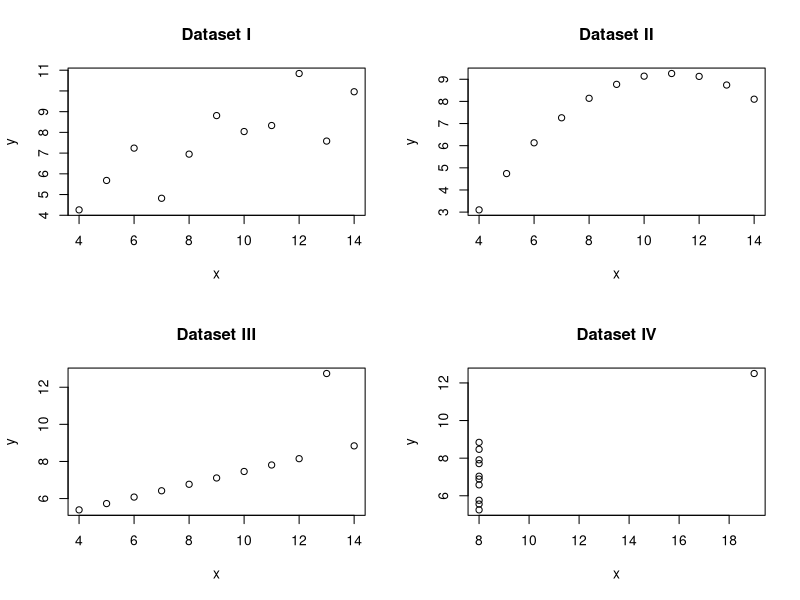

Recreate this plot in R.
## ---- chunk 1
knitr::kable(anscombe)
## ---- chunk 2
# 평균 계산
lapply(anscombe, mean)

# 분산 계산
lapply(anscombe, var)
## ---- chunk 3
cor(anscombe)
## ---- chunk 4
par(mfrow = c(2, 2)) # 그래프를 2x2 그리드로 배치

# 첫 번째 그래프
plot(anscombe$x1, anscombe$y1, main = "Dataset I",
     xlab = "x", ylab = "y")

# 두 번째 그래프
plot(anscombe$x2, anscombe$y2, main = "Dataset II",
     xlab = "x", ylab = "y")

# 세 번째 그래프
plot(anscombe$x3, anscombe$y3, main = "Dataset III",
     xlab = "x", ylab = "y")

# 네 번째 그래프
plot(anscombe$x4, anscombe$y4, main = "Dataset IV",
     xlab = "x", ylab = "y")

